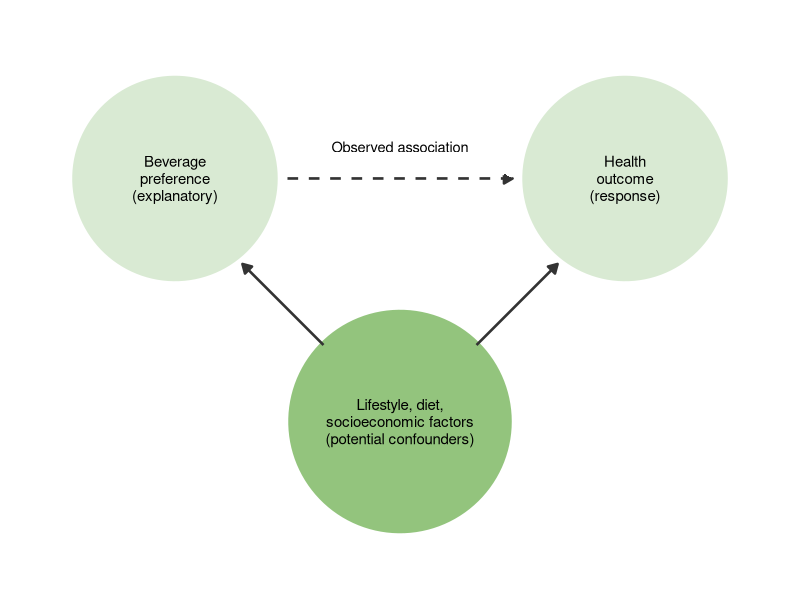
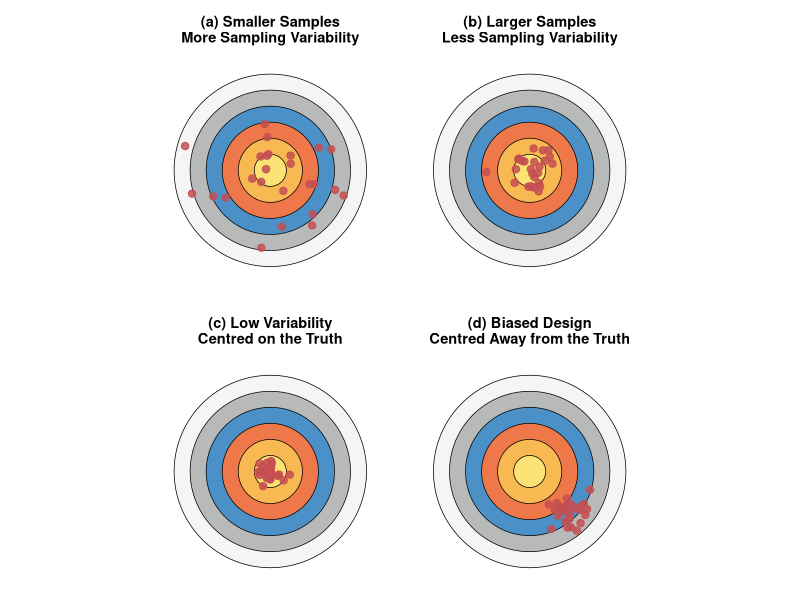

Generate these figures, in order, with R:
## ---- chunk 1
knitr::opts_chunk$set(
  echo = TRUE,
  warning = FALSE,
  message = FALSE,
  error = FALSE,
  fig.align = "center",
  fig.width = 6,
  fig.height = 4
)

library(ggplot2)
library(dplyr)
library(tidyr)
library(gridExtra)

set.seed(123)

lecture_theme <- theme_minimal(base_size = 11) +
  theme(
    plot.title = element_text(size = 13, face = "bold", hjust = 0.5),
    axis.title = element_blank(),
    axis.text = element_blank(),
    panel.grid = element_blank(),
    plot.background = element_rect(fill = "white", colour = NA),
    panel.background = element_rect(fill = "white", colour = NA),
    plot.margin = margin(8, 10, 8, 10)
  )

lecture_chart_theme <- theme_minimal(base_size = 11) +
  theme(
    plot.title = element_text(size = 13, face = "bold", hjust = 0.5),
    plot.subtitle = element_text(size = 10.5, hjust = 0.5),
    axis.title = element_text(size = 11.5),
    axis.text = element_text(size = 9.5, colour = "#333333"),
    panel.grid.minor = element_blank(),
    plot.background = element_rect(fill = "white", colour = NA),
    panel.background = element_rect(fill = "white", colour = NA),
    plot.margin = margin(8, 10, 8, 10)
  )

save_plot <- function(filename, plot, width, height) {
  ggsave(
    filename = filename,
    plot = plot,
    width = width,
    height = height,
    units = "in",
    dpi = 300,
    bg = "white"
  )
}

# =============================================================
# Chapter 6: Confounding Diagram
# =============================================================

create_circle <- function(x0, y0, r, node_name, fill_colour) {
  theta <- seq(0, 2 * pi, length.out = 120)
  data.frame(
    x = x0 + r * cos(theta),
    y = y0 + r * sin(theta),
    node = node_name,
    fill = fill_colour
  )
}

confounding_circles <- rbind(
  create_circle(0, 2.7, 1.15, "Explanatory", "#D9EAD3"),
  create_circle(5, 2.7, 1.15, "Response", "#D9EAD3"),
  create_circle(2.5, 0, 1.25, "Lurking", "#93C47D")
)

confounding_labels <- data.frame(
  x = c(0, 5, 2.5),
  y = c(2.7, 2.7, 0),
  label = c(
    "Beverage\npreference\n(explanatory)",
    "Health\noutcome\n(response)",
    "Lifestyle, diet,\nsocioeconomic factors\n(potential confounders)"
  )
)

p_confound <- ggplot() +
  geom_polygon(
    data = confounding_circles,
    aes(x = x, y = y, group = node, fill = fill),
    colour = "white",
    linewidth = 0.5
  ) +
  scale_fill_identity() +
  # The dashed arrow represents the observed explanatory-response association.
  geom_segment(
    aes(x = 1.25, y = 2.7, xend = 3.75, yend = 2.7),
    arrow = arrow(length = unit(0.25, "cm"), type = "closed"),
    linewidth = 0.9,
    linetype = "dashed",
    colour = "#333333"
  ) +
  annotate("text", x = 2.5, y = 3.05, label = "Observed association", size = 3.7) +
  # A confounder is related to the explanatory variable and the response.
  geom_segment(
    aes(x = 1.65, y = 0.85, xend = 0.75, yend = 1.75),
    arrow = arrow(length = unit(0.25, "cm"), type = "closed"),
    linewidth = 0.9,
    colour = "#333333"
  ) +
  geom_segment(
    aes(x = 3.35, y = 0.85, xend = 4.25, yend = 1.75),
    arrow = arrow(length = unit(0.25, "cm"), type = "closed"),
    linewidth = 0.9,
    colour = "#333333"
  ) +
  geom_text(
    data = confounding_labels,
    aes(x = x, y = y, label = label),
    size = 3.8,
    lineheight = 0.95
  ) +
  coord_fixed(xlim = c(-1.4, 6.4), ylim = c(-1.4, 4.1)) +
  theme_void() +
  theme(plot.margin = margin(10, 10, 10, 10))

save_plot("fig_ch6_confounding.png", p_confound, width = 7, height = 4.5)

# =============================================================
# Chapter 6: Sampling Variability and Bias Analogy
# =============================================================

make_circle <- function(r, fill_colour) {
  theta <- seq(0, 2 * pi, length.out = 120)
  data.frame(
    x = r * cos(theta),
    y = r * sin(theta),
    fill = fill_colour
  )
}

rings <- rbind(
  data.frame(make_circle(6, "#F5F5F5"), ring = 1),
  data.frame(make_circle(5, "#B8B9B9"), ring = 2),
  data.frame(make_circle(4, "#4B91C8"), ring = 3),
  data.frame(make_circle(3, "#EE784A"), ring = 4),
  data.frame(make_circle(2, "#F8B953"), ring = 5),
  data.frame(make_circle(1, "#FCE174"), ring = 6)
)

sampling_scenarios <- c(
  "(a) Smaller Samples\nMore Sampling Variability",
  "(b) Larger Samples\nLess Sampling Variability",
  "(c) Low Variability\nCentred on the Truth",
  "(d) Biased Design\nCentred Away from the Truth"
)

rings_all <- do.call(
  rbind,
  lapply(sampling_scenarios, function(s) data.frame(rings, scenario = s))
)
rings_all$scenario <- factor(rings_all$scenario, levels = sampling_scenarios)

# Each point represents an estimate produced by one repeated sample.
# The larger-sample panel is more tightly concentrated around the true parameter.
set.seed(42)
pts_small <- data.frame(
  x = rnorm(25, 0, 2.0),
  y = rnorm(25, 0, 2.0),
  scenario = sampling_scenarios[1]
)
pts_large <- data.frame(
  x = rnorm(25, 0, 0.9),
  y = rnorm(25, 0, 0.9),
  scenario = sampling_scenarios[2]
)
pts_precise <- data.frame(
  x = rnorm(25, 0, 0.45),
  y = rnorm(25, 0, 0.45),
  scenario = sampling_scenarios[3]
)
pts_biased <- data.frame(
  x = rnorm(25, 2.5, 0.75),
  y = rnorm(25, -2.5, 0.75),
  scenario = sampling_scenarios[4]
)

pts_all <- rbind(pts_small, pts_large, pts_precise, pts_biased)
pts_all$scenario <- factor(pts_all$scenario, levels = sampling_scenarios)

p_targets <- ggplot() +
  geom_polygon(
    data = rings_all,
    aes(x = x, y = y, group = interaction(scenario, ring), fill = fill),
    colour = "black",
    linewidth = 0.25
  ) +
  scale_fill_identity() +
  geom_point(data = pts_all, aes(x = x, y = y), colour = "#C44E52", size = 2.2, alpha = 0.85) +
  facet_wrap(~scenario, ncol = 2) +
  coord_fixed(xlim = c(-6.5, 6.5), ylim = c(-6.5, 6.5)) +
  theme_void() +
  theme(
    plot.background = element_rect(fill = "white", colour = NA),
    strip.text = element_text(face = "bold", size = 10.5, margin = margin(b = 8), colour = "black"),
    panel.spacing = unit(1.5, "lines"),
    plot.margin = margin(10, 10, 10, 10)
  )

save_plot("fig_ch6_archery.png", p_targets, width = 8, height = 8)
